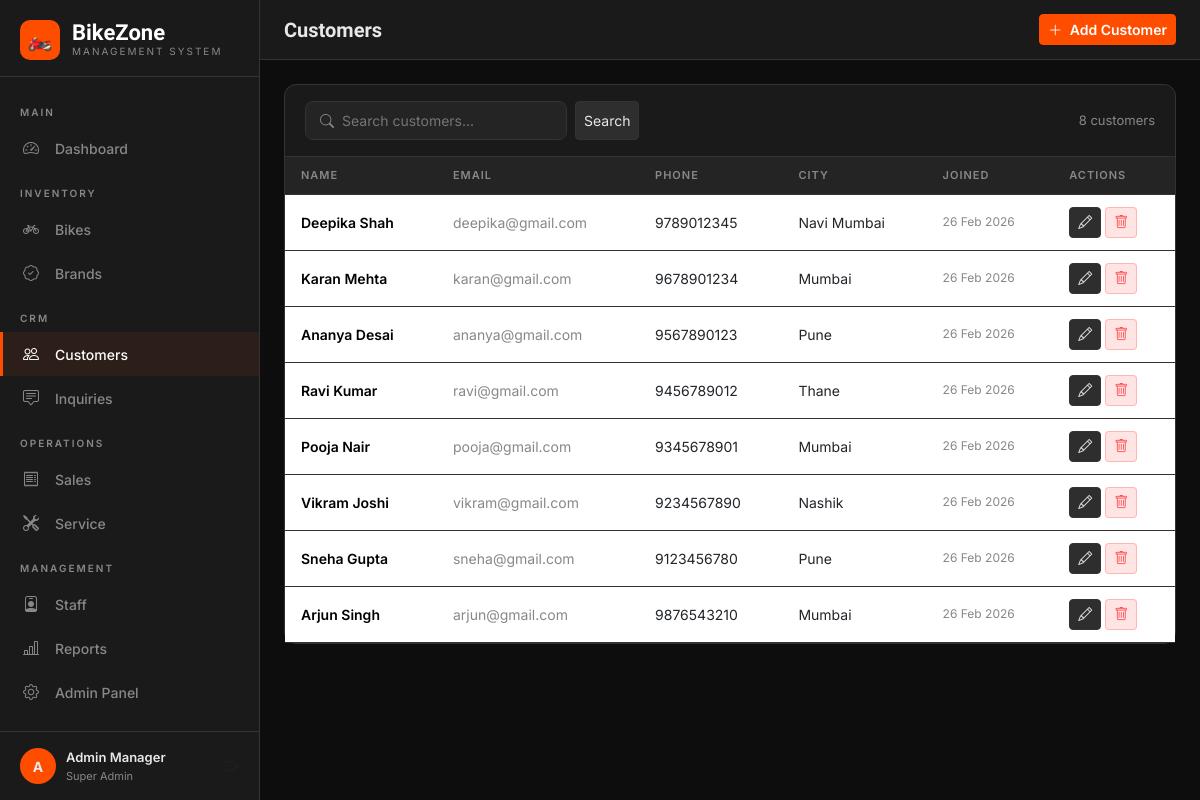
The page /customers/ (signed in) on the database its author committed.
### showroom/models.py (models this page shows, shortened)
class Customer(models.Model):
    first_name = models.CharField(max_length=100)
    last_name = models.CharField(max_length=100)
    email = models.EmailField(unique=True)
    phone = models.CharField(max_length=20)
    address = models.TextField(blank=True)
    city = models.CharField(max_length=100, blank=True)
    state = models.CharField(max_length=100, blank=True)
    pincode = models.CharField(max_length=10, blank=True)
    aadhar_number = models.CharField(max_length=20, blank=True, verbose_name='Aadhar Number')
    driving_license = models.CharField(max_length=30, blank=True)
    date_of_birth = models.DateField(blank=True, null=True)
    created_at = models.DateTimeField(auto_now_add=True)
    @property
    def full_name(self):
        return f"{self.first_name} {self.last_name}"
    class Meta:
        ordering = ['-created_at']

### showroom/views.py (the view)
# urls.py: path('customers/', views.customer_list, name='customer_list'),
@login_required
def customer_list(request):
    customers = Customer.objects.all()
    query = request.GET.get('q', '')
    if query:
        customers = customers.filter(
            Q(first_name__icontains=query) | Q(last_name__icontains=query) |
            Q(email__icontains=query) | Q(phone__icontains=query)
        )
    return render(request, 'showroom/customers/list.html', {'customers': customers, 'query': query})

### showroom/templates/showroom/customers/list.html (shortened to what this page needs)
{% extends 'showroom/base.html' %}
{% block page_title %}Customers{% endblock %}
{% block topbar_actions %}
<a href="{% url 'customer_add' %}" class="btn btn-primary btn-sm"><i class="bi bi-plus-lg me-1"></i> Add Customer</a>
{% endblock %}
{% block content %}
<div class="card">
    <div class="card-header">
        <form method="get" class="d-flex gap-2">
            <div class="search-bar"><i class="bi bi-search" style="color:var(--text-muted)"></i>
                <input type="text" name="q" value="{{ query }}" placeholder="Search customers...">
            </div>
            <button type="submit" class="btn btn-dark btn-sm">Search</button>
        </form>
        <span style="color:var(--text-muted);font-size:13px">{{ customers.count }} customers</span>
    </div>
    <div class="table-responsive">
        <table class="table table-hover mb-0">
            <thead><tr><th>Name</th><th>Email</th><th>Phone</th><th>City</th><th>Joined</th><th>Actions</th></tr></thead>
            <tbody>
            {% for c in customers %}
            <tr>
                <td><a href="{% url 'customer_detail' c.pk %}" style="color:black;font-weight:600;text-decoration:none">{{ c.full_name }}</a></td>
                <td style="color:var(--text-muted)">{{ c.email }}</td>
                <td>{{ c.phone }}</td>
                <td>{{ c.city|default:'-' }}</td>
                <td style="color:var(--text-muted);font-size:12px">{{ c.created_at|date:"d M Y" }}</td>
                <td>
                    <div class="d-flex gap-1">
                        <a href="{% url 'customer_edit' c.pk %}" class="btn btn-dark btn-sm"><i class="bi bi-pencil"></i></a>
                        <a href="{% url 'customer_delete' c.pk %}" class="btn btn-sm" style="background:rgba(255,77,77,.15);border-color:rgba(255,77,77,.3);color:#ff4d4d"><i class="bi bi-trash"></i></a>
                    </div>
                </td>
            </tr>
            {% empty %}
            <tr><td colspan="6" class="text-center py-5" style="color:var(--text-muted)">No customers yet</td></tr>
            {% endfor %}
            </tbody>
        </table>
    </div>
</div>
{% endblock %}

### showroom/templates/showroom/base.html (shortened to what this page needs)
<!DOCTYPE html>
<html lang="en">
<head>
    <link href="https://cdn.jsdelivr.net/npm/bootstrap@5.3.0/dist/css/bootstrap.min.css" rel="stylesheet">
    <link href="https://cdn.jsdelivr.net/npm/bootstrap-icons@1.11.0/font/bootstrap-icons.css" rel="stylesheet">
</head>
<body>
{% if user.is_authenticated %}
<div class="sidebar">
    <div class="sidebar-brand">
        <div class="brand-icon">🏍️</div>
        <div>
            <div class="brand-name">BikeZone</div>
            <div class="brand-sub">Management System</div>
        </div>
    </div>
    <nav class="sidebar-nav">
        <div class="nav-section">Main</div>
        <a href="{% url 'dashboard' %}" class="nav-link {% if request.resolver_match.url_name == 'dashboard' %}active{% endif %}">
            <i class="bi bi-speedometer2"></i> Dashboard
        </a>
        <div class="nav-section">Inventory</div>
        <a href="{% url 'bike_list' %}" class="nav-link {% if 'bike' in request.resolver_match.url_name %}active{% endif %}">
            <i class="bi bi-bicycle"></i> Bikes
        </a>
        <a href="{% url 'brand_list' %}" class="nav-link {% if 'brand' in request.resolver_match.url_name %}active{% endif %}">
            <i class="bi bi-patch-check"></i> Brands
        </a>
        <div class="nav-section">CRM</div>
        <a href="{% url 'customer_list' %}" class="nav-link {% if 'customer' in request.resolver_match.url_name %}active{% endif %}">
            <i class="bi bi-people"></i> Customers
        </a>
        <a href="{% url 'inquiry_list' %}" class="nav-link {% if 'inquiry' in request.resolver_match.url_name %}active{% endif %}">
            <i class="bi bi-chat-square-text"></i> Inquiries
        </a>
        <div class="nav-section">Operations</div>
        <a href="{% url 'sale_list' %}" class="nav-link {% if 'sale' in request.resolver_match.url_name %}active{% endif %}">
            <i class="bi bi-receipt"></i> Sales
        </a>
        <a href="{% url 'service_list' %}" class="nav-link {% if 'service' in request.resolver_match.url_name %}active{% endif %}">
            <i class="bi bi-tools"></i> Service
        </a>
        <div class="nav-section">Management</div>
        <a href="{% url 'staff_list' %}" class="nav-link {% if 'staff' in request.resolver_match.url_name %}active{% endif %}">
            <i class="bi bi-person-badge"></i> Staff
        </a>
        <a href="{% url 'reports' %}" class="nav-link {% if request.resolver_match.url_name == 'reports' %}active{% endif %}">
            <i class="bi bi-bar-chart-line"></i> Reports
        </a>
        <a href="/admin/" class="nav-link" target="_blank">
            <i class="bi bi-gear"></i> Admin Panel
        </a>
    </nav>
    <div class="sidebar-footer">
        <div class="user-card">
            <div class="user-avatar">{{ user.first_name|first|upper|default:user.username|first|upper }}</div>
            <div>
                <div class="user-name">{{ user.get_full_name|default:user.username }}</div>
                <div class="user-role">
                    {% if user.is_superuser %}Super Admin{% else %}Staff{% endif %}
                </div>
            </div>
            <a href="{% url 'logout' %}" class="ms-auto text-muted" title="Logout">
                <i class="bi bi-box-arrow-right"></i>
            </a>
        </div>
    </div>
</div>
<div class="main-wrapper">
    <div class="topbar">
        <div>
            <div class="topbar-title">{% block page_title %}Dashboard{% endblock %}</div>
        </div>
        <div class="topbar-actions">
            {% block topbar_actions %}{% endblock %}
        </div>
    </div>
    <div class="main-content">
        {% block content %}{% endblock %}
    </div>
</div>
{% else %}
{% block auth_content %}{% endblock %}
{% endif %}
</body>
</html>

### showroom/templates/showroom/base.html (style rules this page uses)
:root { --primary: #ff4d00; --primary-dark: #cc3d00; --primary-light: #ff6a2a; --dark: #0d0d0d; --dark-2: #1a1a1a; --dark-3: #242424; --dark-4: #2e2e2e; --text: #e8e8e8; --text-muted: #888; --border: #333; --success: #00c875; --warning: #ffc400; --danger: #ff4d4d; --info: #00aaff; --sidebar-w: 260px; }
* { margin: 0; padding: 0; box-sizing: border-box; }
body { background: var(--dark); color: var(--text); font-family: 'Inter', sans-serif; font-size: 14px; min-height: 100vh; }
.sidebar { width: var(--sidebar-w); background: var(--dark-2); border-right: 1px solid var(--border); position: fixed; top: 0; left: 0; bottom: 0; display: flex; flex-direction: column; z-index: 1000; overflow-y: auto; }
.sidebar-brand { padding: 20px 20px 16px; border-bottom: 1px solid var(--border); display: flex; align-items: center; gap: 12px; }
.brand-icon { width: 40px; height: 40px; background: var(--primary); border-radius: 10px; display: flex; align-items: center; justify-content: center; font-size: 20px; }
.brand-name { font-family: 'Rajdhani', sans-serif; font-size: 22px; font-weight: 700; color: white; line-height: 1; }
.brand-sub { font-size: 10px; color: var(--text-muted); letter-spacing: 2px; text-transform: uppercase; }
.sidebar-nav { flex: 1; padding: 12px 0; }
.nav-section { padding: 16px 20px 6px; font-size: 10px; color: var(--text-muted); text-transform: uppercase; letter-spacing: 2px; font-weight: 600; }
.nav-link { display: flex; align-items: center; gap: 12px; padding: 10px 20px; color: var(--text-muted); text-decoration: none; transition: all 0.2s; border-left: 3px solid transparent; font-size: 14px; font-weight: 500; }
.nav-link:hover, .nav-link.active { color: white; background: rgba(255,77,0,0.08); border-left-color: var(--primary); }
.nav-link i { width: 20px; font-size: 16px; flex-shrink: 0; }
.sidebar-footer { padding: 16px 20px; border-top: 1px solid var(--border); }
.user-card { display: flex; align-items: center; gap: 10px; }
.user-avatar { width: 36px; height: 36px; background: var(--primary); border-radius: 50%; display: flex; align-items: center; justify-content: center; font-weight: 700; font-size: 14px; flex-shrink: 0; }
.user-name { font-size: 13px; font-weight: 600; }
.user-role { font-size: 11px; color: var(--text-muted); }
.main-wrapper { margin-left: var(--sidebar-w); min-height: 100vh; display: flex; flex-direction: column; }
.topbar { background: var(--dark-2); border-bottom: 1px solid var(--border); padding: 0 24px; height: 60px; display: flex; align-items: center; justify-content: space-between; position: sticky; top: 0; z-index: 100; }
.topbar-title { font-family: 'Rajdhani', sans-serif; font-size: 20px; font-weight: 600; }
.topbar-actions { display: flex; align-items: center; gap: 12px; }
.main-content { flex: 1; padding: 24px; }
.card { background: var(--dark-2); border: 1px solid var(--border); border-radius: 12px; }
.card-header { background: transparent; border-bottom: 1px solid var(--border); padding: 16px 20px; display: flex; align-items: center; justify-content: space-between; }
.table { color: var(--text); }
.table > thead > tr > th { background: var(--dark-3); border-color: var(--border); color: var(--text-muted); font-size: 11px; text-transform: uppercase; letter-spacing: 1px; font-weight: 600; padding: 10px 16px; }
.table > tbody > tr > td { border-color: var(--border); padding: 12px 16px; vertical-align: middle; }
.btn-primary { background: var(--primary); border-color: var(--primary); color: white; font-weight: 600; }
.btn-dark { background: var(--dark-4); border-color: var(--border); color: var(--text); }
.search-bar { background: var(--dark-3); border: 1px solid var(--border); border-radius: 8px; padding: 8px 14px; display: flex; align-items: center; gap: 8px; }
.search-bar input { background: none; border: none; color: var(--text); outline: none; font-size: 14px; }

### rows shown on the page
Customer: full_name "Deepika Shah", email "deepika@gmail.com", phone "9789012345", city "Navi Mumbai", created_at "26 Feb 2026"
Customer: full_name "Karan Mehta", email "karan@gmail.com", phone "9678901234", city "Mumbai", created_at "26 Feb 2026"
Customer: full_name "Ananya Desai", email "ananya@gmail.com", phone "9567890123", city "Pune", created_at "26 Feb 2026"
Customer: full_name "Ravi Kumar", email "ravi@gmail.com", phone "9456789012", city "Thane", created_at "26 Feb 2026"
Customer: full_name "Pooja Nair", email "pooja@gmail.com", phone "9345678901", city "Mumbai", created_at "26 Feb 2026"
Customer: full_name "Vikram Joshi", email "vikram@gmail.com", phone "9234567890", city "Nashik", created_at "26 Feb 2026"
Customer: full_name "Sneha Gupta", email "sneha@gmail.com", phone "9123456780", city "Pune", created_at "26 Feb 2026"
Customer: full_name "Arjun Singh", email "arjun@gmail.com", phone "9876543210", city "Mumbai", created_at "26 Feb 2026"

### other values the page prints
{{ user.first_name|first|upper|default:user.username|first|upper }} "A"
{{ user.get_full_name|default:user.username }} "Admin Manager"
{{ customers.count }} "8"
